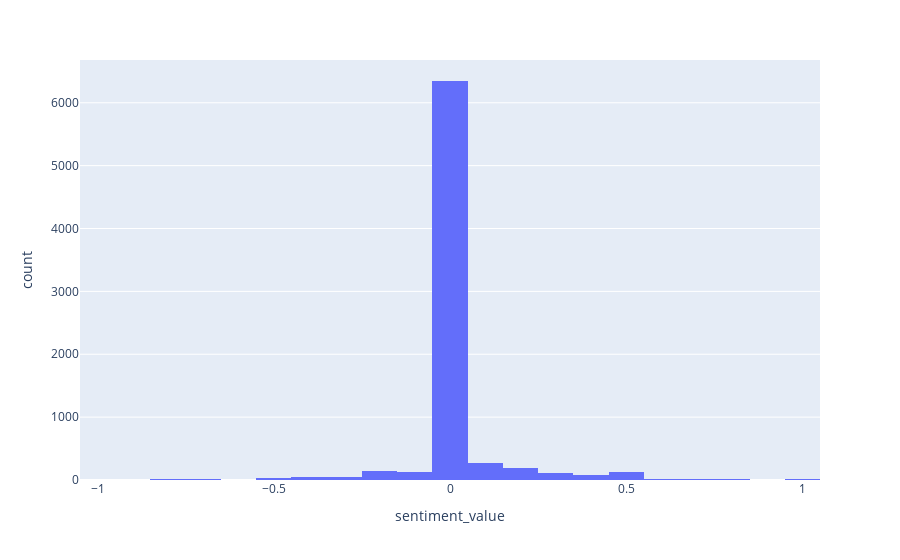

Notebook code cell kept with this figure:
### Code cell
fig_keyword = px.histogram(train, x="sentiment_value")

fig_keyword.show()

### Figure 1 — Plotly figure (JSON) as saved in the notebook; plotly's stock layout.template omitted (floating-point values rounded to 4 significant figures; data arrays with more than 128 entries replaced by an {"elided": "..."} marker saying what was removed)
{"data": [{"alignmentgroup": "True", "bingroup": "x", "hovertemplate": "sentiment_value=%{x}<br>count=%{y}<extra></extra>", "legendgroup": "", "marker": {"color": "#636efa"}, "name": "", "offsetgroup": "", "orientation": "v", "showlegend": false, "type": "histogram", "x": {"elided": "7613 float values"}, "xaxis": "x", "yaxis": "y"}], "layout": {"barmode": "relative", "legend": {"tracegroupgap": 0}, "margin": {"t": 60}, "xaxis": {"anchor": "y", "domain": [0, 1], "title": {"text": "sentiment_value"}}, "yaxis": {"anchor": "x", "domain": [0, 1], "title": {"text": "count"}}}}
